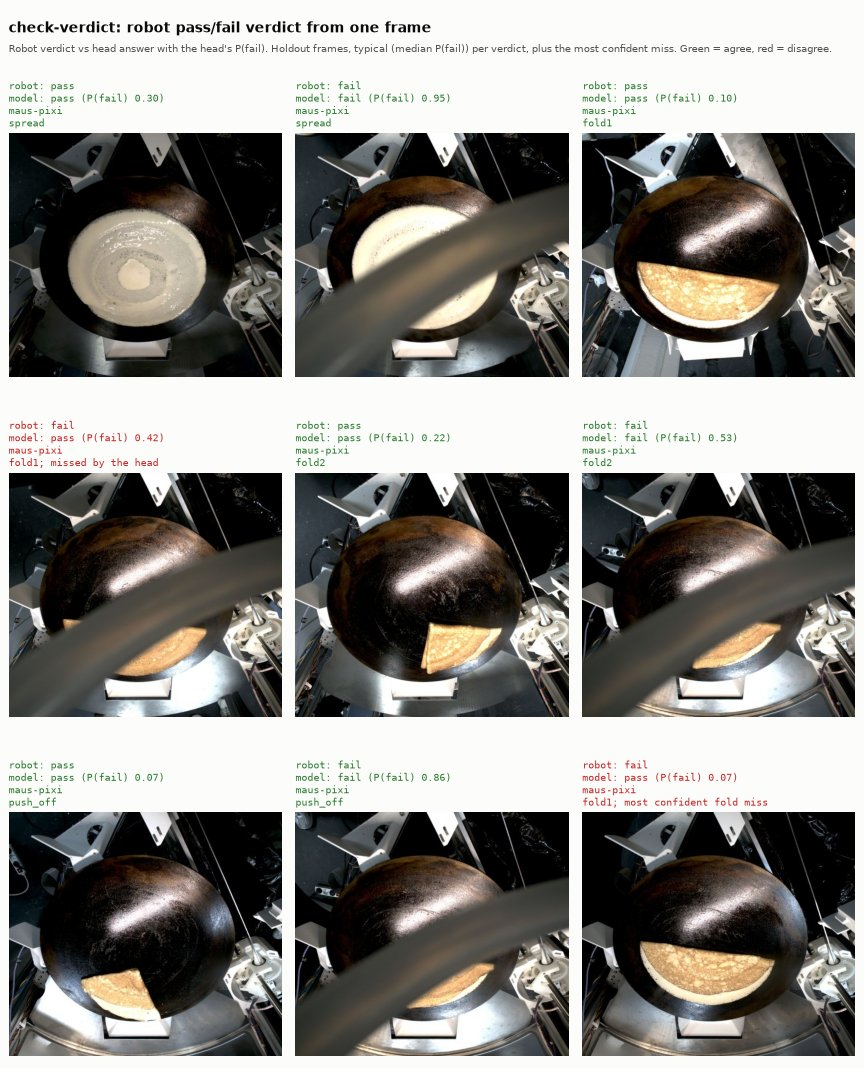
#> input picture assets/check-verdict-example.jpg, 864 x 1068 px
$ python -i hand_masks.py   (imports and definitions only)
#> lines starting #> are read from the running program, lines starting #| are printed output that depends on the picture
"""Rectify the private hand masks into the view the crepe models read.

Local experiment. From code/ in the ml environment:

    python models/crepe-pose/hand_masks.py --data-dir DATA
"""

from __future__ import annotations

import argparse
import hashlib
import json
import subprocess
from pathlib import Path

import cv2
import numpy as np
import pandas as pd

from maus_export import human_masks as hm
from maus_export import synthetic_crepes as sc
from maus_export.label_deviation import run_directories, warp_mask

# Open labels PR: it refreshes set 1, which main still holds a small part of
LABELS_BRANCH = "origin/chore/3-set-1-mask-update"
SNAPSHOTS = ("labels/set-1/masks-v1.json", "labels/set-2/masks-v1.json")
LABELING = "phase-snapshot/labeling"
TRANSFORM_PILOT = "rectified-experimental-v1"
PILOTS = (
    "pilot-v1",
    "assignments-v1/set-1/pilot",
    "assignments-v1/set-2/pilot",
    "handoff/verified-set-2/pilot",
)
SHEET_ROWS = 6
SHEET_COLUMNS = 8
SHEET_TILE = 200
FILL_SHARE = 0.35


# [14 lines left out: functions snapshot_text, small, not called in this run]


def build(data: Path) -> None:
    labeling = data / LABELING
    repo = data / "maus-crepe-labels"
    records = hm.usable_records(snapshot_text(repo, p) for p in SNAPSHOTS)
    frames = hm.frame_index(labeling / p for p in PILOTS)
    identities = hm.identity_index(labeling / p for p in PILOTS)
    pilot = labeling / TRANSFORM_PILOT
    directories = run_directories(pilot)
    rows, images, material, holes, valid = [], [], [], [], []
    dropped: dict[str, int] = {}

    def drop(reason: str) -> None:
        dropped[reason] = dropped.get(reason, 0) + 1

    for record in records:
        run_id = int(record["run_id"])
        path = frames.get(record["image_sha256"])
        same_bytes = path is not None
        if path is None:
            path = identities.get(hm.frame_identity(record))
        if path is None:
            drop("frame not found")
            continue
        raw = path.read_bytes()
        digest = hashlib.sha256(raw).hexdigest()
        if same_bytes and digest != record["image_sha256"]:
            drop("frame hash differs")
            continue
        name = f"{directories.get(run_id, '')}.json"
        transform_path = pilot / "transforms" / name
        if not transform_path.is_file():
            drop("no transform for the run")
            continue
        transform = json.loads(transform_path.read_text())
        frame = cv2.imdecode(np.frombuffer(raw, np.uint8), cv2.IMREAD_COLOR)
        found, hole = hm.record_masks(record)
        warped, support = warp_mask(found, transform)
        warped_hole, _ = warp_mask(hole, transform)
        size = tuple(int(v) for v in transform["target_size"])
        matrix = np.array(transform["matrix"], np.float64)
        image = cv2.warpPerspective(frame, matrix, size)
        rows.append(
            {
                "run_id": run_id,
                "state": record["state"],
                "set": record["assignment_set"],
                "seconds": float(record["requested_seconds"]),
                "same_bytes": same_bytes,
            }
        )
        images.append(sc.shrink(image))
        material.append(small(warped))
        holes.append(small(warped_hole))
        valid.append(small(support))
    out = data / "synthetic"
    table = pd.DataFrame(rows)
    table.to_parquet(out / "hand.parquet")
    np.savez(
        out / "hand.npz",
        images=np.stack(images),
        material=np.stack(material),
        holes=np.stack(holes),
        valid=np.stack(valid),
    )
    print("usable", len(records), "kept", len(table), "dropped", dropped)
    print(table.groupby(["run_id", "state"]).size().unstack(fill_value=0))
    print(table.groupby("set")["same_bytes"].agg(["size", "sum"]))
    sheet(out, table, np.stack(images), np.stack(material))


# [37 lines left out: functions sheet, main, not called in this run]


# [2 lines not run here, left out]

>>> import cv2
>>> picture = cv2.imread('../../../assets/check-verdict-example.jpg', cv2.IMREAD_GRAYSCALE)
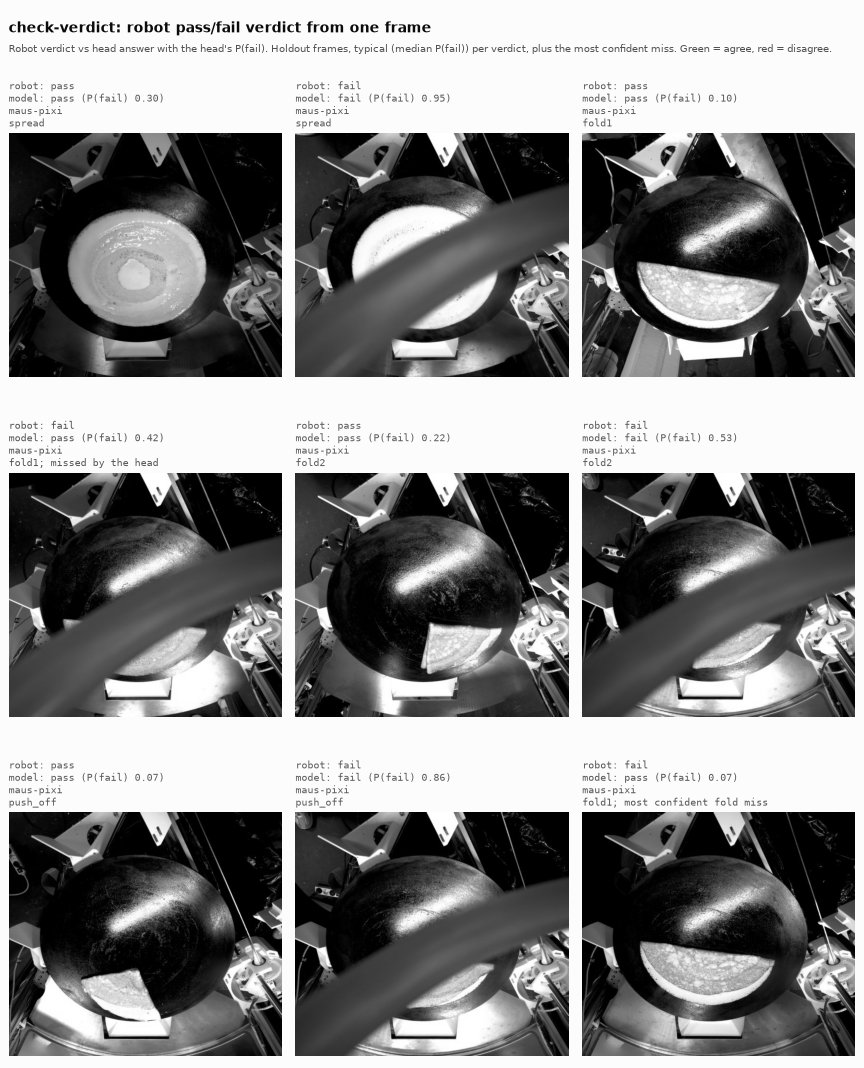
#> picture: shape (1068, 864); min 0, max 255, mean 134.4
#> (the run stopped early here; a loop or call above may not have finished)

$ run again, on assets/crepe-student-example.jpg
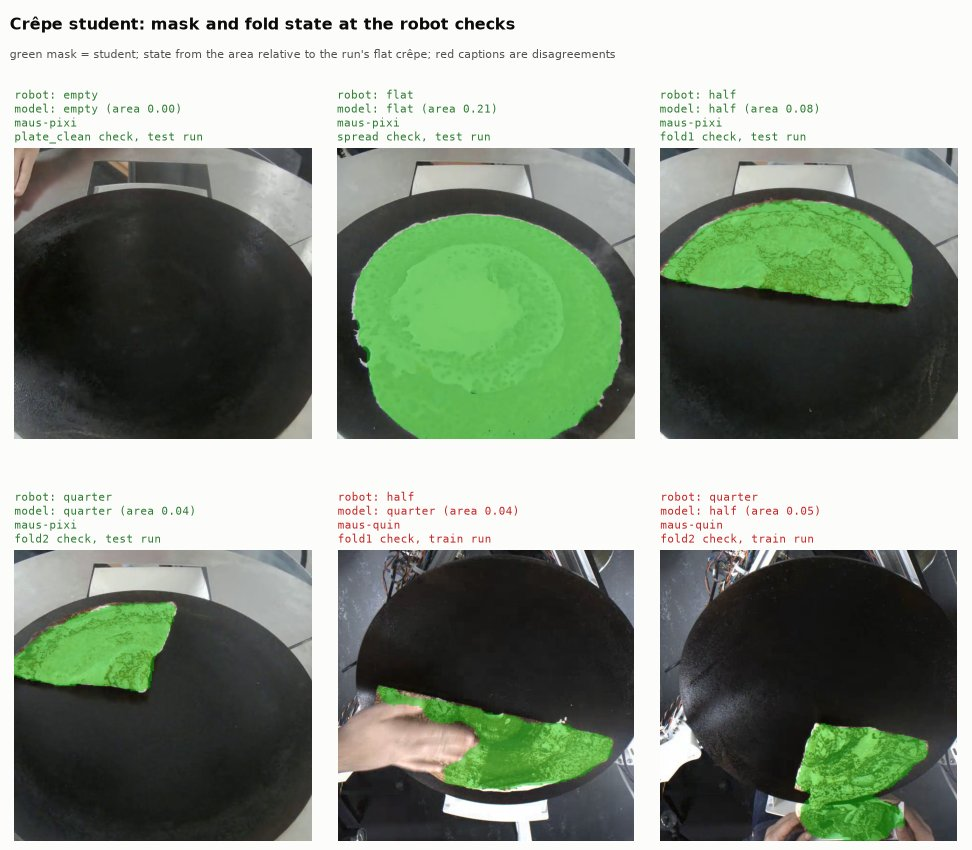
#> input picture assets/crepe-student-example.jpg, 972 x 850 px
#> `picture = cv2.imread('../../../assets/check-verdict-example.jpg', cv2...`:
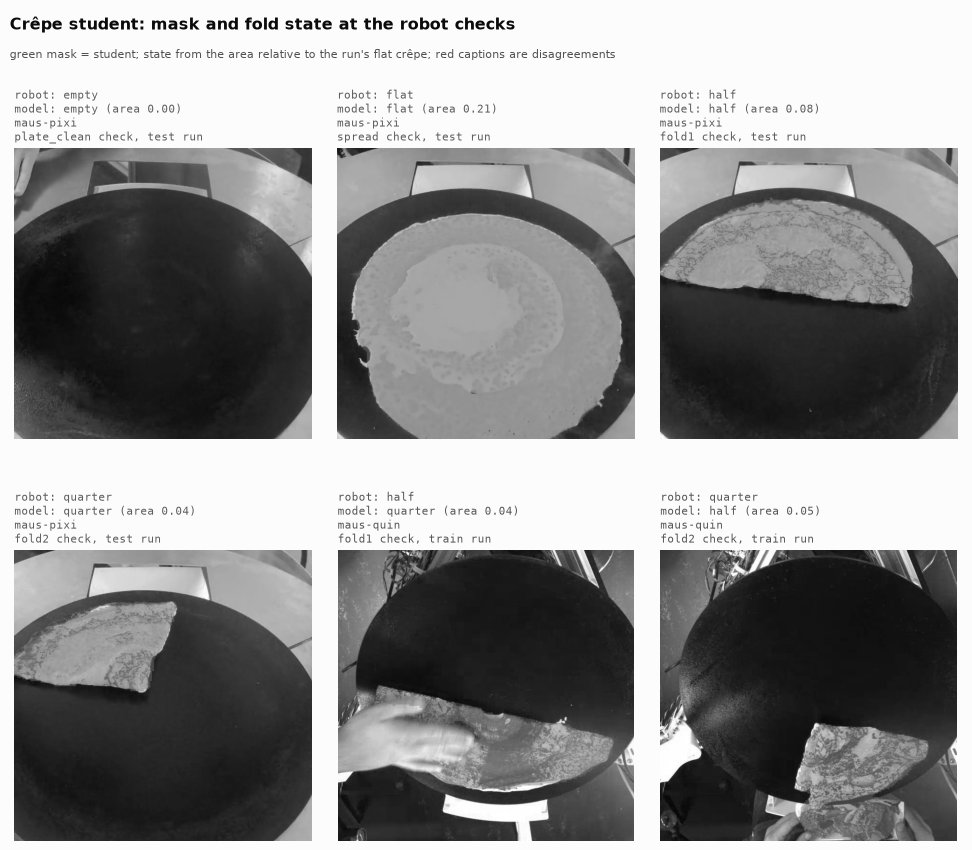
#> picture: shape (850, 972); min 0, max 255, mean 144.2

$ run again, on assets/failure-reason-example.jpg
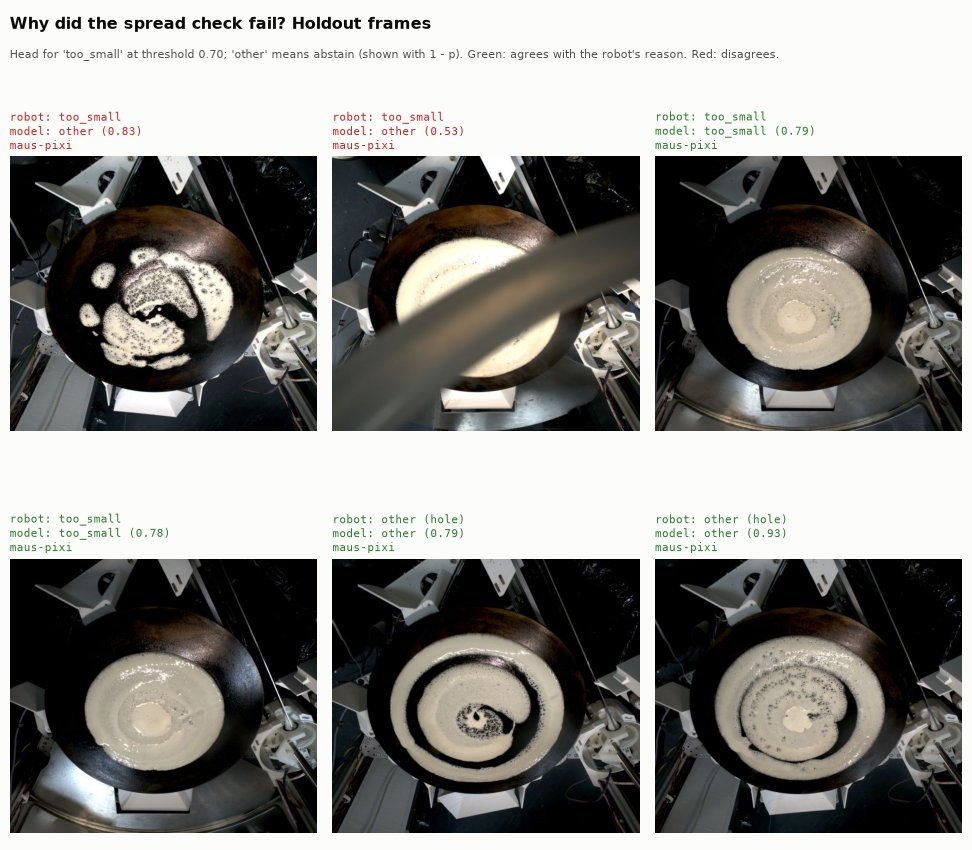
#> input picture assets/failure-reason-example.jpg, 972 x 850 px
#> `picture = cv2.imread('../../../assets/check-verdict-example.jpg', cv2...`:
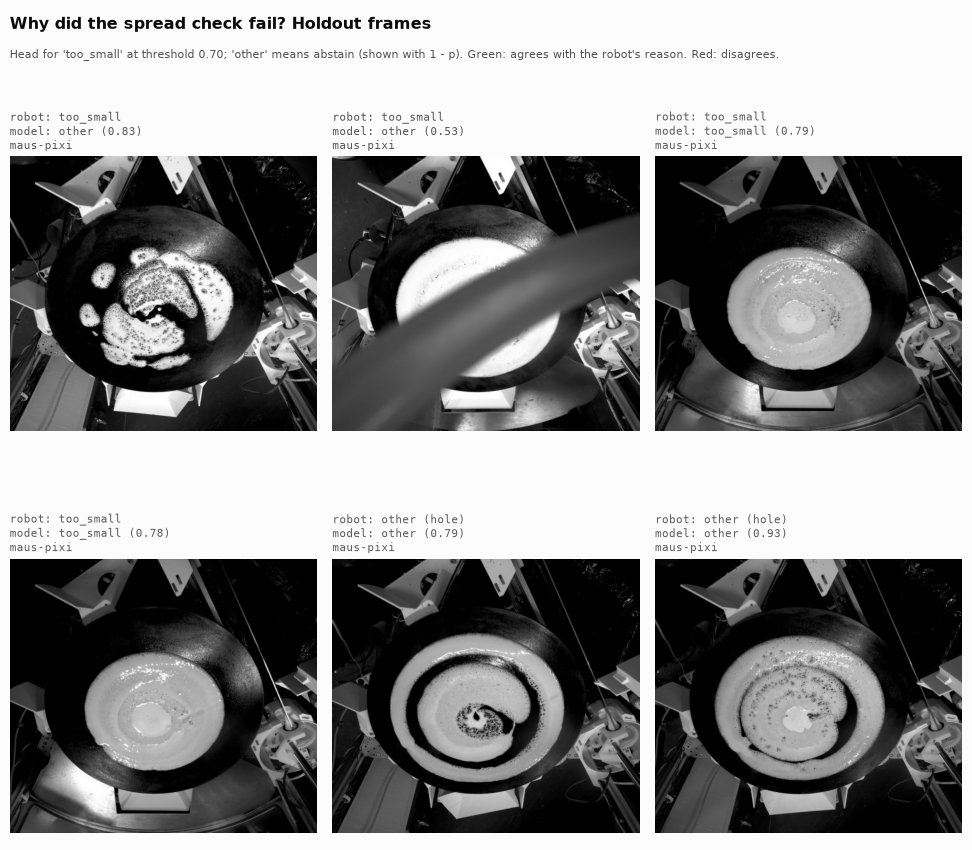
#> picture: shape (850, 972); min 0, max 255, mean 135.7

$ run again, on assets/fold-class-example.jpg
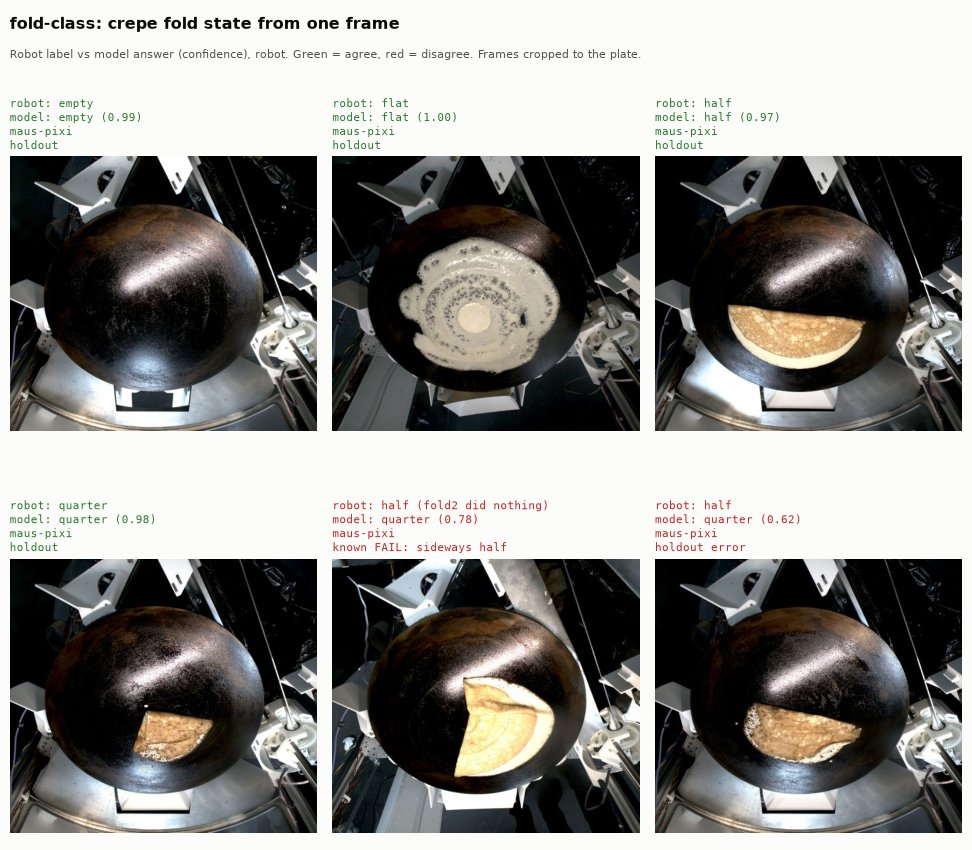
#> input picture assets/fold-class-example.jpg, 972 x 850 px
#> `picture = cv2.imread('../../../assets/check-verdict-example.jpg', cv2...`:
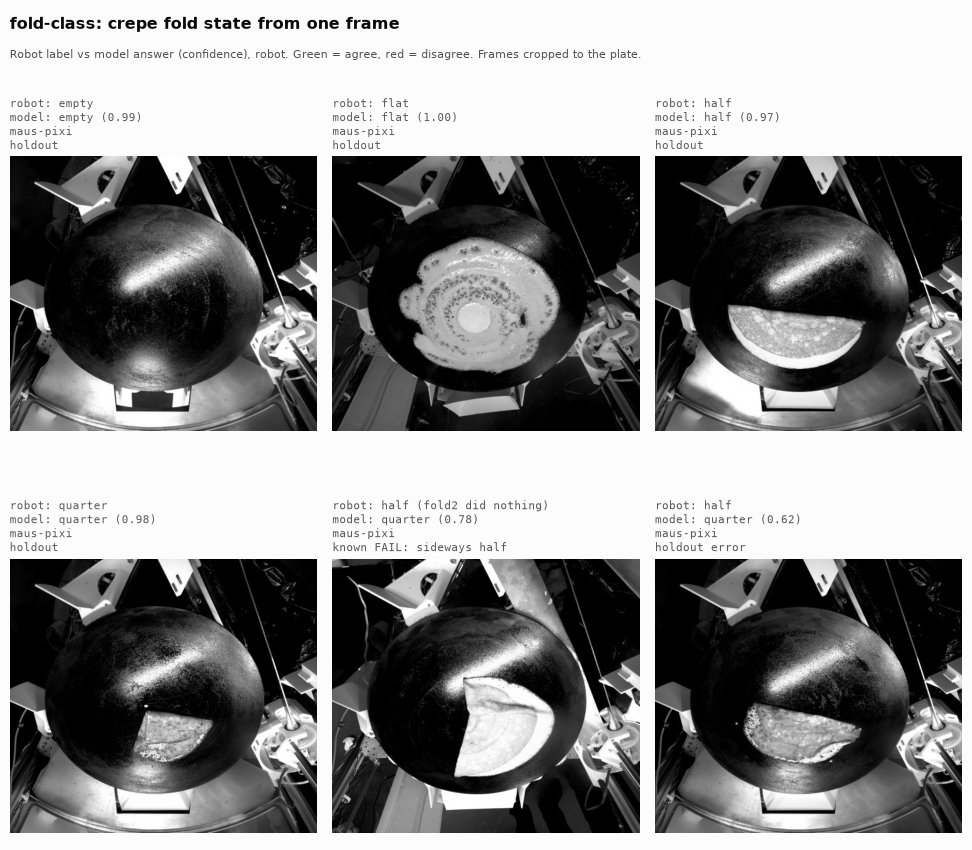
#> picture: shape (850, 972); min 0, max 255, mean 137.8
